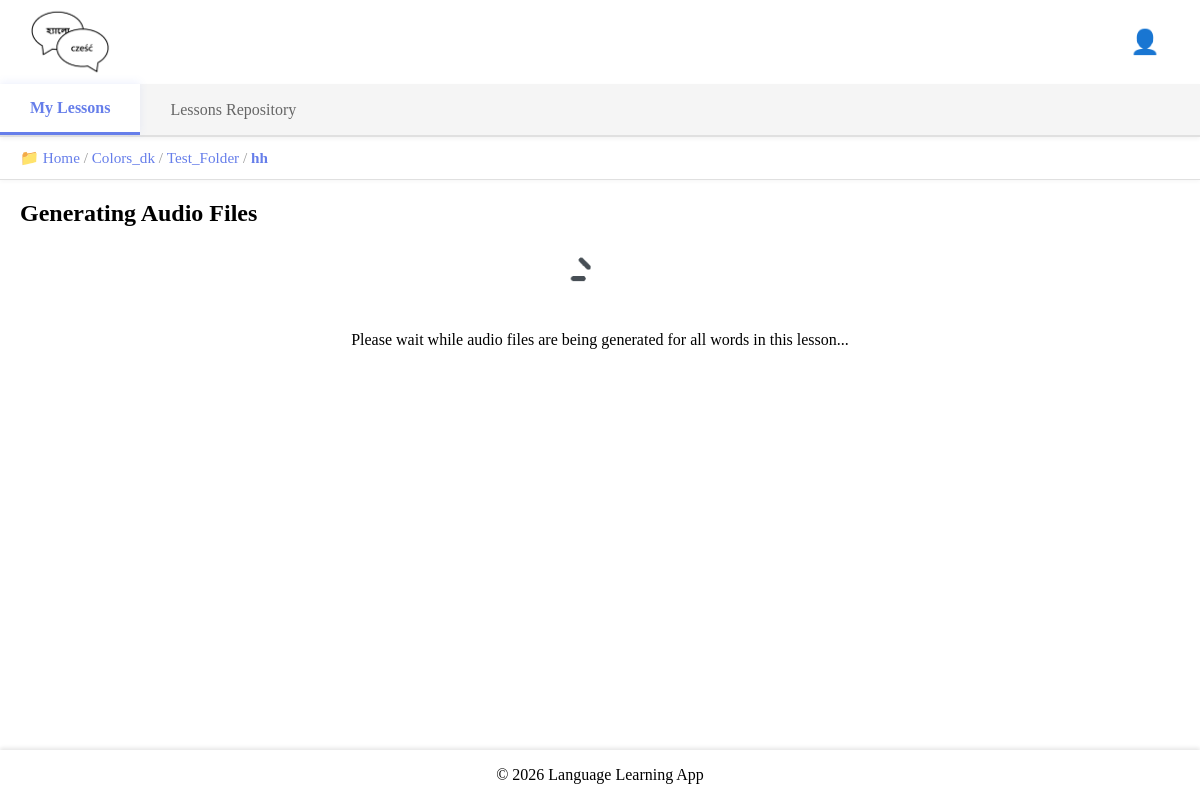
/generate_lesson_audio/158/start/ (signed in), run on the app's committed database.
### base/models.py (models this page shows, shortened)
class UserDirectory(models.Model):
    name = models.CharField(max_length=255)
    user = models.ForeignKey(
        User, on_delete=models.CASCADE, related_name="directories"
    )
    parent_directory = models.ForeignKey(
        "self",
        null=True,
        blank=True,
        on_delete=models.CASCADE,
        related_name="subdirectories",
    )
    is_root = models.BooleanField(default=False)
    created = models.DateTimeField(auto_now_add=True)
    updated = models.DateTimeField(auto_now=True)
    class Meta:
        ordering = ["name"]
        unique_together = ("user", "parent_directory", "name")
    def get_path(self):
        path = []
        current = self
        visited = set()
        while current is not None:
            if current.id in visited:
                break
            visited.add(current.id)
            path.insert(0, current)
            current = current.parent_directory
        return path

class UserLesson(models.Model):
    user = models.ForeignKey(User, on_delete=models.CASCADE)
    lesson = models.ForeignKey(Lesson, on_delete=models.CASCADE)
    directory = models.ForeignKey(
        "UserDirectory",
        on_delete=models.SET_NULL,
        null=True,
        blank=True,
        related_name="lessons",
    )
    target_progress = models.PositiveIntegerField(
        default=3, validators=[MinValueValidator(1)]
    )
    practice_window = models.PositiveIntegerField(
        default=10, validators=[MinValueValidator(1)]
    )
    allowed_error_margin = models.PositiveIntegerField(
        default=0, validators=[MinValueValidator(0)]
    )
    class Meta:
        unique_together = ("user", "lesson")

class Lesson(models.Model):
    title = models.CharField(max_length=255)
    description = models.TextField(
        blank=True, help_text="Brief description of the lesson."
    )
    prompt_language = models.ForeignKey(
        Language, on_delete=models.CASCADE, related_name="prompt_lessons"
    )
    translation_language = models.ForeignKey(
        Language, on_delete=models.CASCADE, related_name="translation_lessons"
    )
    author = models.ForeignKey(
        User,
        on_delete=models.CASCADE,
        related_name="authored_lessons",
    )
    changes_log = models.TextField(
        blank=True, help_text="Log of changes made to this lesson."
    )
    access_type = models.ForeignKey(AccessType, on_delete=models.PROTECT, default=1)
    original_lesson = models.ForeignKey(
        "self", null=True, blank=True, on_delete=models.SET_NULL
    )
    updated = models.DateTimeField(auto_now=True)
    created = models.DateTimeField(auto_now_add=True)

### base/views.py (the view)
@login_required(login_url="login")
def generate_lesson_audio_start(request, my_lesson_id):
    myLesson = get_object_or_404(UserLesson, id=my_lesson_id, user=request.user)
    current_directory = myLesson.directory
    if not current_directory:
        current_directory = UserDirectory.get_or_create_root_directory(request.user)
    breadcrumb_path = current_directory.get_path()
    context = {
        "my_lesson": myLesson,
        "breadcrumb_path": breadcrumb_path,
        "breadcrumb_lesson": myLesson,
    }
    return render(request, "base/authenticated/my_lessons/lesson_utils/generate_lesson_audio.html", context)

### base/templates/base/authenticated/my_lessons/lesson_utils/generate_lesson_audio.html (shortened to what this page needs)
{% extends 'base/layouts/my_lessons_layout.html' %}
{% load static %}
{% block tab_content %}
<h2>Generating Audio Files</h2>
<div id="loading-animation" style="text-align:center;">
    <img src="{% static 'images/loading.gif' %}" alt="Loading..." style="width:64px;height:64px;">
    <p>Please wait while audio files are being generated for all words in this lesson...</p>
</div>
{% endblock tab_content %}

### base/templates/base/layouts/includes/breadcrumb.html (shortened to what this page needs)
<nav class="breadcrumb-nav">
    <span>📁 </span>
    {% for dir in breadcrumb_path %}
        {% if dir.is_root %}
            <a href="{% url 'my-lessons' %}">{{ dir.name }}</a>
        {% else %}
            <a href="{% url 'my-lessons-directory' dir.id %}">{{ dir.name }}</a>
        {% endif %}
        {% if not forloop.last or breadcrumb_lesson %}
            <span> / </span>
        {% endif %}
    {% endfor %}
    {% if breadcrumb_lesson %}
        <a href="{% url 'my-lesson-details' breadcrumb_lesson.id %}" style="font-weight: bold;">{{ breadcrumb_lesson.lesson.title }}</a>
    {% endif %}
</nav>

### static/styles/main.css (style rules this page uses)
body { background-color: white; margin: 0; padding: 0; }

### base/templates/base/layouts/includes/breadcrumb.html (style rules this page uses)
.breadcrumb-nav { padding: 12px 20px; margin: 0; font-size: 0.95em; background: white; border-bottom: 1px solid #e0e0e0; position: sticky; top: 135px; z-index: 850; box-shadow: 0 2px 4px rgba(0,0,0,0.03); }
.breadcrumb-nav a { color: #667eea; text-decoration: none; font-weight: 500; }
.breadcrumb-nav span { color: #999; }

### data on the page
UserDirectory: name "Home"
UserDirectory: name "Colors_dk"
UserDirectory: name "Test_Folder"
UserLesson: lesson "hh"
